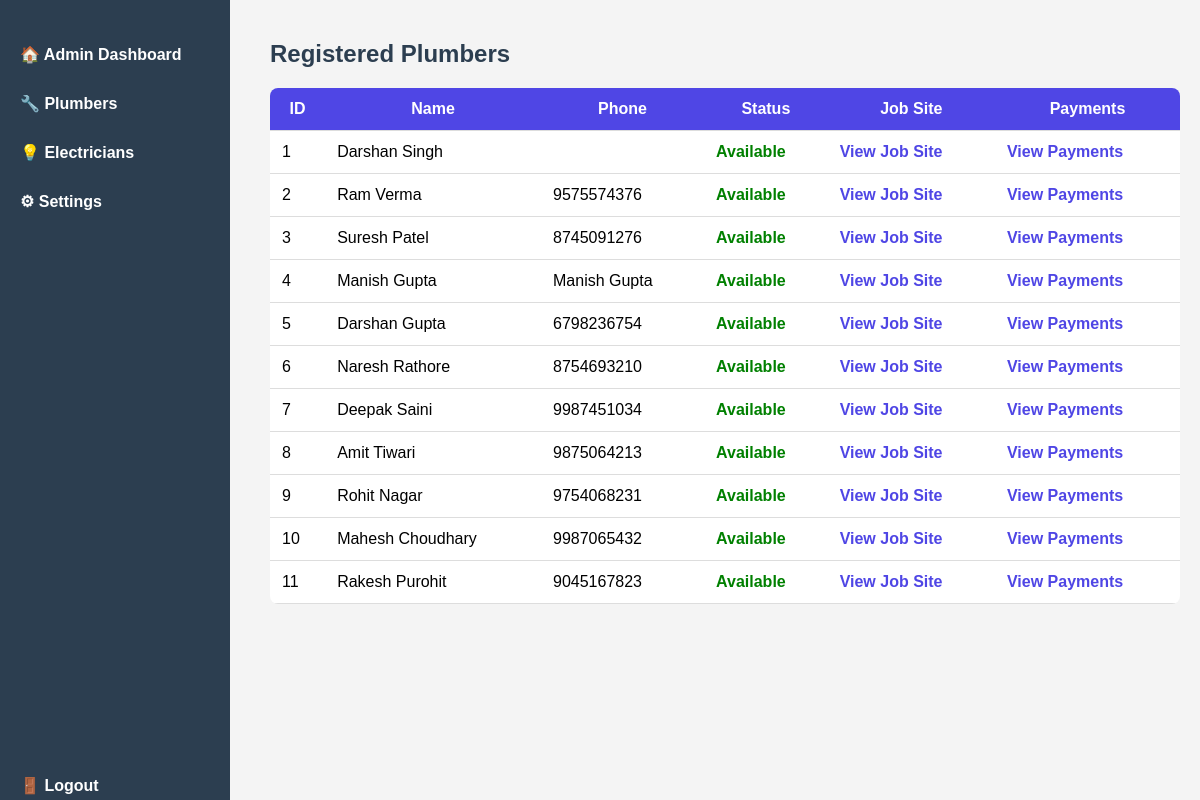
Page /plumber/ on the committed database.
### workers/models.py (models this page shows, shortened)
class Worker(models.Model):
    WORKER_TYPES = [
        ('Plumber', 'Plumber'),
        ('Electrician', 'Electrician'),
        ('Carpenter', 'Carpenter'),
        ('Painter', 'Painter'),
        ('Helper', 'Helper'),
    ]
    user = models.OneToOneField(User, on_delete=models.CASCADE, null=True, blank=True)
    name = models.CharField(max_length=100)
    worker_type = models.CharField(max_length=50, choices=WORKER_TYPES)
    phone = models.CharField(max_length=15, blank=True)
    email = models.EmailField(null=True, blank=True)
    gender = models.CharField(max_length=10, default='Male', blank=True)
    hourly_rate = models.DecimalField(max_digits=8, decimal_places=2, default=0.00)
    is_available = models.BooleanField(default=True)
    joined_date = models.DateField(default=date.today)
    location = models.CharField(max_length=100, default='Unknown')
    role = models.ForeignKey(Role, on_delete=models.SET_NULL, null=True, blank=True)

### workers/views.py (the view)
# urls.py: path("plumber/", views.plumber, name="plumber"),
def plumber(request):
    plumbers = Worker.objects.filter(worker_type='Plumber')
    return render(request, 'plumber.html', {'plumbers': plumbers})

### workers/templates/plumber.html (shortened to what this page needs)
{% load static %}
<!DOCTYPE html>
<html lang="en">
<head>
</head>
<body>
    <div class="sidebar">
        <a href="{% url 'admin_page' %}" class="nav-item">🏠 Admin Dashboard</a>
        <a href="{% url 'plumber' %}" class="nav-item">🔧 Plumbers</a>
        <a href="{% url 'electrician' %}" class="nav-item">💡 Electricians</a>
        <a href="{% url 'setting' %}" class="nav-item">⚙ Settings</a>
        <div class="logout-container">
            <a href="{% url 'logout_user' %}" class="nav-item">🚪 Logout</a>
        </div>
    </div>
    <div class="main">
        <h2>Registered Plumbers</h2>
        <table>
            <thead>
                <tr>
                    <th>ID</th>
                    <th>Name</th>
                    <th>Phone</th>
                    <th>Status</th>
                    <th>Job Site</th>
                    <th>Payments</th>
                </tr>
            </thead>
            <tbody>
                {% for plumber in plumbers %}
                <tr>
                    <td>{{ plumber.id }}</td>
                    <td>{{ plumber.name }}</td>
                    <td>{{ plumber.phone }}</td>
                    <td>
                        {% if plumber.is_available %}
                            <span style="color: green; font-weight:bold;">Available</span>
                        {% else %}
                            <span style="color: red; font-weight:bold;">Busy</span>
                        {% endif %}
                    </td>
                    <td>
                        <a href="{% url 'plumber_job_site' %}?worker_id={{ plumber.id }}">
                            View Job Site
                        </a>
                    </td>
                    <td>
                        <a href="{% url 'plumber_payment' %}?worker_id={{ plumber.id }}">
                            View Payments
                        </a>
                    </td>
                </tr>
                {% empty %}
                <tr>
                    <td colspan="6" style="text-align:center; padding:20px;">
                        No plumbers found.
                    </td>
                </tr>
                {% endfor %}
            </tbody>
        </table>
    </div>
</body>
</html>

### workers/templates/plumber.html (style rules this page uses)
body { font-family: Arial, sans-serif; background: #f4f4f4; margin: 0; display: flex; }
.sidebar { width: 230px; background-color: #2c3e50; color: white; height: 100vh; padding-top: 30px; display: flex; flex-direction: column; position: fixed; }
.nav-item { padding: 15px 20px; text-decoration: none; color: white; font-size: 1rem; display: block; }
.logout-container { margin-top: auto; padding-bottom: 20px; }
.main { margin-left: 250px; padding: 20px; width: 100%; }
h2 { color: #2c3e50; margin-bottom: 20px; }
table { width: 100%; background: white; border-collapse: collapse; border-radius: 8px; overflow: hidden; }
th, td { padding: 12px; border-bottom: 1px solid #ddd; }
th { background: #4f46e5; color: white; }
a { text-decoration: none; color: #4f46e5; font-weight: bold; }

### rows in the picture
Worker: id "1", name "Darshan Singh", is_available "Available"
Worker: id "2", name "Ram Verma", phone "9575574376", is_available "Available"
Worker: id "3", name "Suresh Patel", phone "8745091276", is_available "Available"
Worker: id "4", name "Manish Gupta", phone "Manish Gupta", is_available "Available"
Worker: id "5", name "Darshan Gupta", phone "6798236754", is_available "Available"
Worker: id "6", name "Naresh Rathore", phone "8754693210", is_available "Available"
Worker: id "7", name "Deepak Saini", phone "9987451034", is_available "Available"
Worker: id "8", name "Amit Tiwari", phone "9875064213", is_available "Available"
Worker: id "9", name "Rohit Nagar", phone "9754068231", is_available "Available"
Worker: id "10", name "Mahesh Choudhary", phone "9987065432", is_available "Available"
Worker: id "11", name "Rakesh Purohit", phone "9045167823", is_available "Available"
